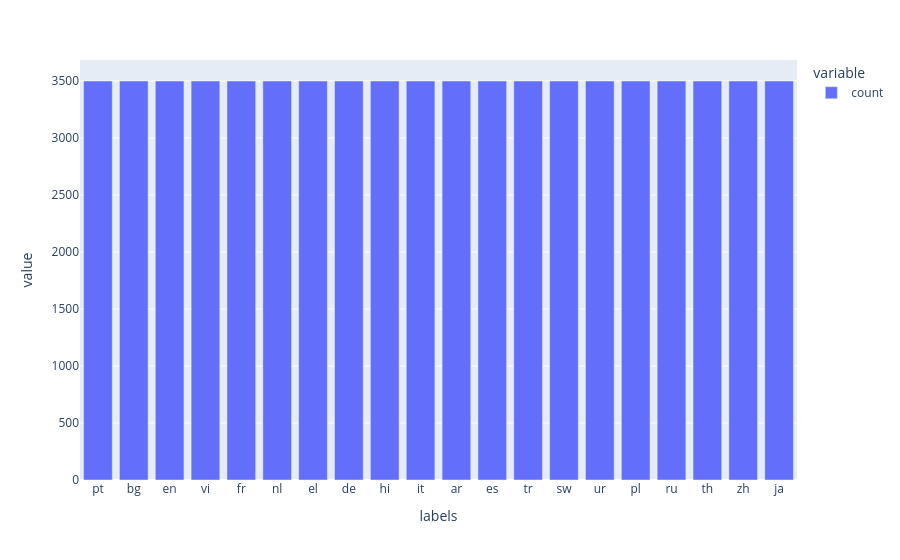

Write notebook code for a chart like this one.
### Code cell
px.bar(train_ds['labels'].value_counts())

### Figure 1 — Plotly figure (JSON) as saved in the notebook; plotly's stock layout.template omitted (floating-point values rounded to 4 significant figures)
{"data": [{"hovertemplate": "variable=count<br>labels=%{x}<br>value=%{y}<extra></extra>", "legendgroup": "count", "marker": {"color": "#636efa", "pattern": {"shape": ""}}, "name": "count", "orientation": "v", "showlegend": true, "textposition": "auto", "type": "bar", "x": ["pt", "bg", "en", "vi", "fr", "nl", "el", "de", "hi", "it", "ar", "es", "tr", "sw", "ur", "pl", "ru", "th", "zh", "ja"], "xaxis": "x", "y": [3500, 3500, 3500, 3500, 3500, 3500, 3500, 3500, 3500, 3500, 3500, 3500, 3500, 3500, 3500, 3500, 3500, 3500, 3500, 3500], "yaxis": "y"}], "layout": {"barmode": "relative", "legend": {"title": {"text": "variable"}, "tracegroupgap": 0}, "margin": {"t": 60}, "xaxis": {"anchor": "y", "domain": [0, 1], "title": {"text": "labels"}}, "yaxis": {"anchor": "x", "domain": [0, 1], "title": {"text": "value"}}}}
